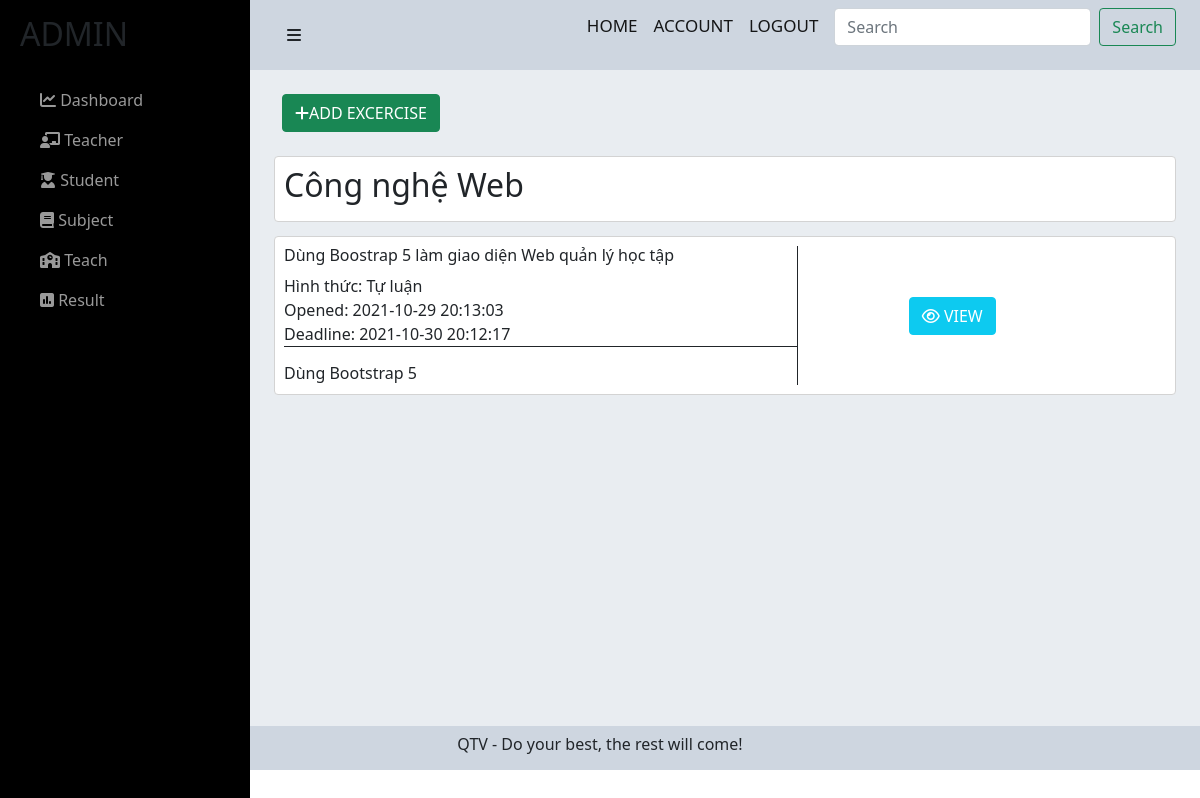
The page /admin/admin/exercise-subject-admin.php?idMH=1 (signed in) on the database as committed earlier.
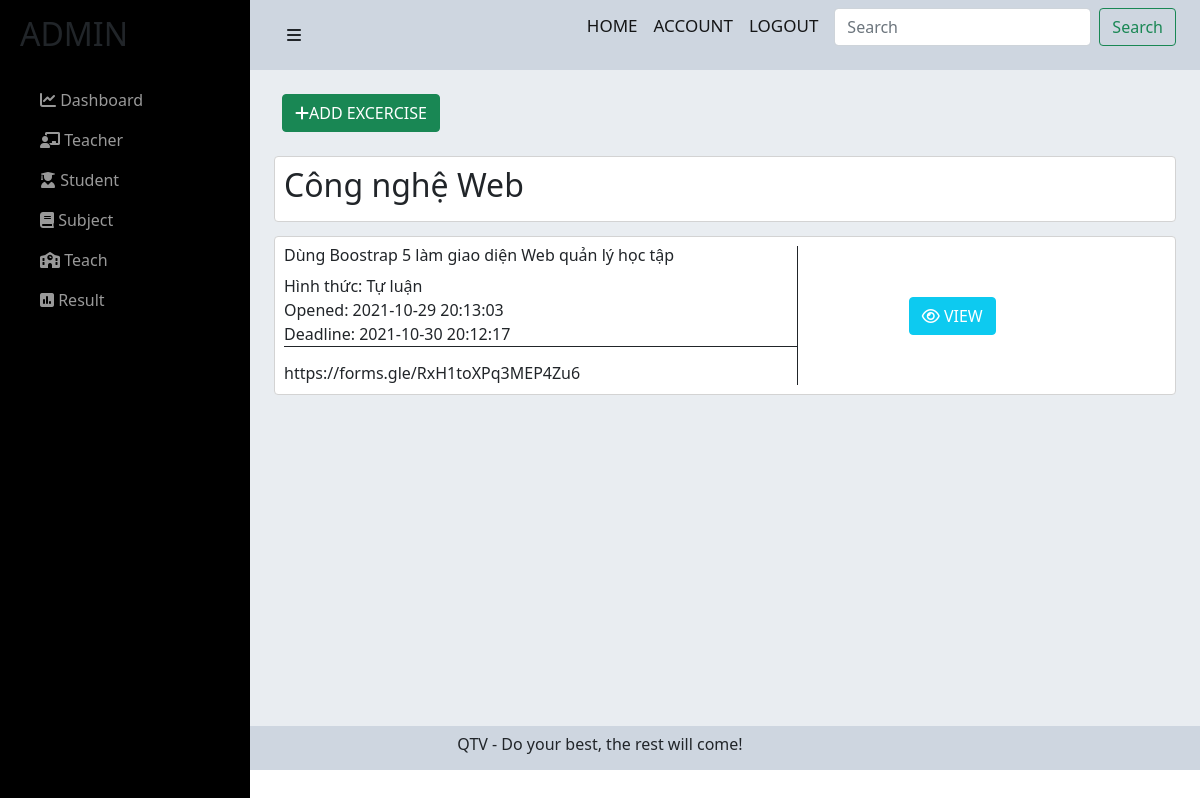
The same page on the database as committed later.
### tables this page shows
CREATE TABLE `btvn` (
  `idBTVN` int(11) NOT NULL,
  `nameBTVN` varchar(255) NOT NULL,
  `formatBTVN` varchar(255) NOT NULL,
  `openedBTVN` datetime NOT NULL DEFAULT current_timestamp(),
  `deadlineBTVN` datetime NOT NULL,
  `note` varchar(255) NOT NULL,
  `idMH` int(11) NOT NULL
);

### admin/admin/exercise-subject-admin.php (the view, shortened to what this page needs)
<?php include('../../config/config.php');
?>
<link href="https://cdn.jsdelivr.net/npm/bootstrap@5.0.2/dist/css/bootstrap.min.css" rel="stylesheet">
<link rel="stylesheet" href="https://cdnjs.cloudflare.com/ajax/libs/font-awesome/6.0.0-beta2/css/all.min.css" />
<link rel="stylesheet" href="../../css/exercise-subject-admin.css">
<?php
if (isset($_GET['idMH'])) {
    $idMH = $_GET['idMH'];
    $sql1 = "SELECT * FROM monhoc where idMH = $idMH";
    $res1 = mysqli_query($conn, $sql1);
    $row1 = mysqli_fetch_assoc($res1);
    $nameMH = $row1['nameMH'];
}
?>
<div id="wrapper">
    <div id="sidebar-wrapper">
        <ul class="sidebar-nav">
            <li class="sidebar-brand">
                <h2>ADMIN</h2>
            </li>
            <li>
                <a href="index.php"><i class="fas fa-chart-line"></i> Dashboard</a>
            </li>
            <li>
                <a href="teacher.php"><i class="fas fa-chalkboard-teacher"></i> Teacher</a>
            </li>
            <li>
                <a href="student.php"><i class="fas fa-user-graduate"></i> Student</a>
            </li>
            <li>
                <a href="subject.php"><i class="fas fa-book"></i> Subject</a>
            </li>
            <li>
                <a href="teach.php"><i class="fas fa-school"></i> Teach</a>
            </li>
            <li>
                <a href="result-admin.php"><i class="fas fa-poll"></i> Result</a>
            </li>
        </ul>
    </div>
    <div id="page-content-wrapper">
        <div class="container-fluid">
            <div class="row">
                <div class="col-lg-12">
                    <nav class="navbar navbar-light">
                        <div class="container-fluid">
                            <a href="#menu-toggle" class="btn btn-default" id="menu-toggle"><i class="fas fa-bars"></i></a>
                            <form class="d-flex">
                                <a href="" class="navbar-brand">HOME</a>
                                <a href="" class="navbar-brand">ACCOUNT</a>
                                <a href="../../login/logout.php" class="navbar-brand">LOGOUT</a>
                                <input class="form-control me-2" type="search" placeholder="Search" aria-label="Search">
                                <button class="btn btn-outline-success" type="submit">Search</button>
                            </form>
                        </div>
                    </nav>
                    <div class="main-content">
                        <div class="container">
                            <br>
                            <a href="./add-exercise-admin.php?idMH=<?php echo $idMH; ?>"><button type="button" class="btn btn-success text-white me-2"><i class="fas fa-plus"></i>ADD EXCERCISE</button></a>
                            <br><br>
                            <div class="tittle-mh">
                                <h2><?php echo $nameMH ?></h2>
                            </div>
                            <?php
                            $sql3 = "SELECT * FROM btvn WHERE idMH = '$idMH'";
                            $res3 = mysqli_query($conn, $sql3);
                            if ($res3 == true) {
                                while ($row3 = mysqli_fetch_assoc($res3)) {
                            ?>
                                    <div class="title-btvn">
                                            <div class="name-btvn row">
                                                  <div class="content-btvn col-md-7">
                                                  <h6><?php echo $row3['nameBTVN'] ?></h6>
                                                  <p><span style="font-weight: 500;">Hình thức: </span><?php echo $row3['formatBTVN'] ?></p>
                                                    <p><span style="font-weight: 500;">Opened: </span><?php echo $row3['openedBTVN'] ?></p>
                                                    <p style="border-bottom: 1px solid;"><span style="font-weight: 500;">Deadline: </span><?php echo $row3['deadlineBTVN'] ?></p>
                                                    <p class="note"><?php echo $row3['note'] ?></p>
                                                  </div>
                                                  <div style="margin: auto;" class="service col-md-2">
                                                  <a href="./view-exercise-admin.php?idBTVN=<?php echo $row3['idBTVN']; ?>&&idMH=<?php echo $row3['idMH']; ?>"><button type="button" class="btn btn-info text-white me-2"><i class="far fa-eye"></i> VIEW</button></a>
                                                  </div>
                                            </div>
                                        </div>
                                <?php
                                }
                            }
                                ?>
                                    </div>
                        </div>
                    </div>
                </div>
            </div>
        </div>
    </div>
    <footer>
        <p class="ftr text-center">
            QTV - Do your best, the rest will come!
        </p>
    </footer>

Rows that differ between the two databases and show on the page:
changed btvn "Dùng Boostrap 5 làm giao diện Web quản lý học tập": note "Dùng Bootstrap 5" → "https://forms.gle/RxH1toXPq3MEP4Zu6"
